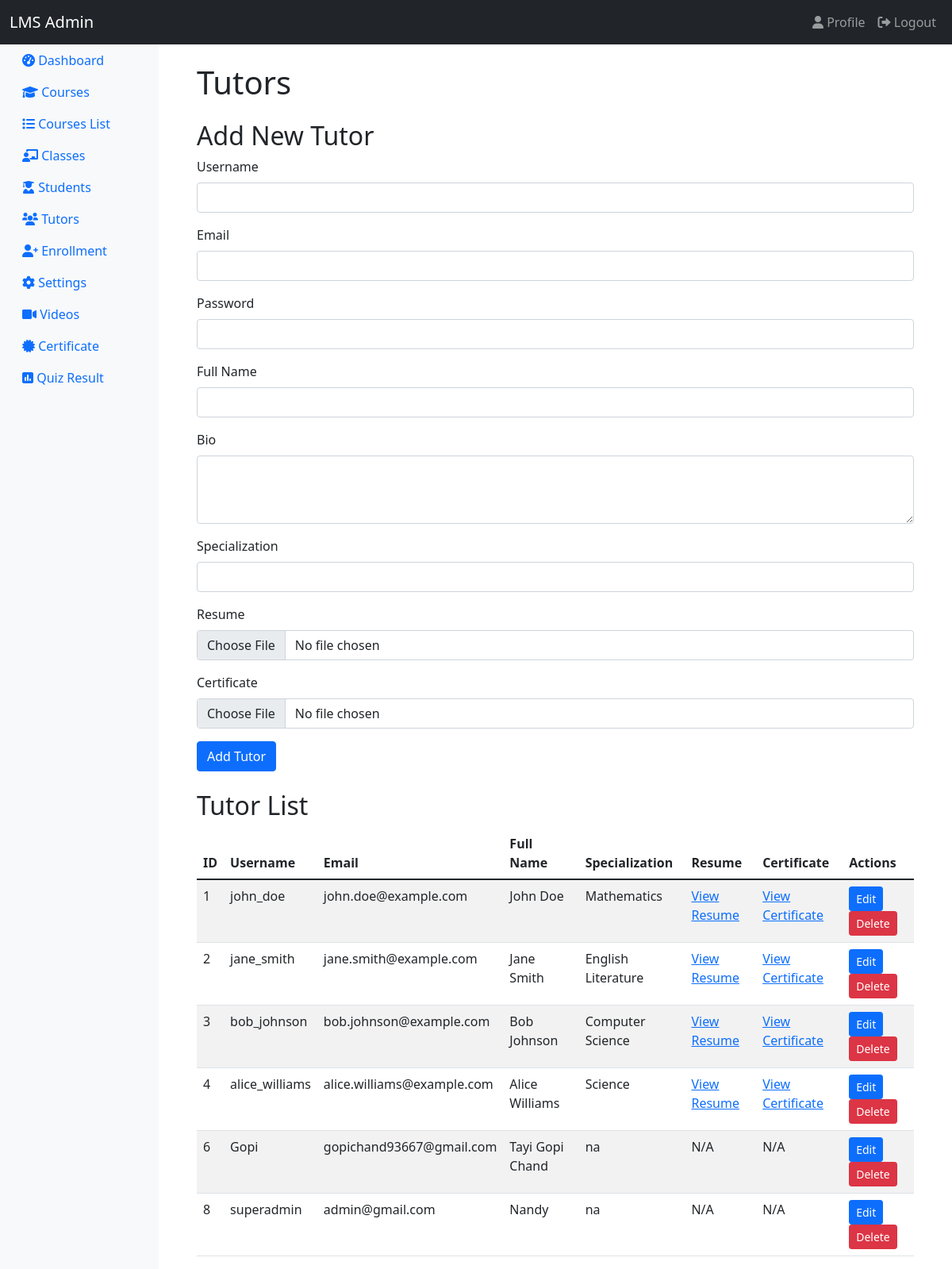
The app's page /admin/users.php (signed in) with its own data.
### tables this page shows
CREATE TABLE `tutors` (
  `id` int(11) NOT NULL,
  `username` varchar(50) NOT NULL,
  `email` varchar(100) NOT NULL,
  `password` varchar(255) NOT NULL,
  `role` enum('instructor') NOT NULL DEFAULT 'instructor',
  `full_name` varchar(100) NOT NULL,
  `bio` text DEFAULT NULL,
  `specialization` varchar(100) DEFAULT NULL,
  `resume_path` varchar(255) DEFAULT NULL,
  `certificate_path` varchar(255) DEFAULT NULL,
  `created_at` timestamp NOT NULL DEFAULT current_timestamp()
);

### admin/users.php (the view, shortened to what this page needs)
<?php
require_once '../functions.php';
$query = "SELECT * FROM tutors";
$result = mysqli_query($conn, $query);
$tutors = mysqli_fetch_all($result, MYSQLI_ASSOC);
?>
<!DOCTYPE html>
<html lang="en">
<head>
    <link href="https://cdn.jsdelivr.net/npm/bootstrap@5.1.3/dist/css/bootstrap.min.css" rel="stylesheet">
    <link rel="stylesheet" href="https://cdnjs.cloudflare.com/ajax/libs/font-awesome/6.0.0-beta3/css/all.min.css">
</head>
<body>
    <nav class="navbar navbar-expand-lg navbar-dark bg-dark">
        <div class="container-fluid">
            <a class="navbar-brand" href="#">LMS Admin</a>
            <div class="collapse navbar-collapse" id="navbarNav">
                <ul class="navbar-nav ms-auto">
                    <li class="nav-item">
                        <a class="nav-link" href="#"><i class="fas fa-user"></i> Profile</a>
                    </li>
                    <li class="nav-item">
                        <a class="nav-link" href="logout.php"><i class="fas fa-sign-out-alt"></i> Logout</a>
                    </li>
                </ul>
            </div>
        </div>
    </nav>
    <div class="container-fluid">
        <div class="row">
            <?php include 'sidebar.php'; ?>
            <main class="col-md-9 ms-sm-auto col-lg-10 px-md-4">
                <div class="container mt-4">
                    <h1 class="mb-4">Tutors</h1>
                    <h2>Add New Tutor</h2>
                    <form action="" method="post" enctype="multipart/form-data" class="mb-4">
                        <div class="mb-3">
                            <label for="username" class="form-label">Username</label>
                            <input type="text" class="form-control" id="username" name="username" required>
                        </div>
                        <div class="mb-3">
                            <label for="email" class="form-label">Email</label>
                            <input type="email" class="form-control" id="email" name="email" required>
                        </div>
                        <div class="mb-3">
                            <label for="password" class="form-label">Password</label>
                            <input type="password" class="form-control" id="password" name="password" required>
                        </div>
                        <div class="mb-3">
                            <label for="full_name" class="form-label">Full Name</label>
                            <input type="text" class="form-control" id="full_name" name="full_name" required>
                        </div>
                        <div class="mb-3">
                            <label for="bio" class="form-label">Bio</label>
                            <textarea class="form-control" id="bio" name="bio" rows="3"></textarea>
                        </div>
                        <div class="mb-3">
                            <label for="specialization" class="form-label">Specialization</label>
                            <input type="text" class="form-control" id="specialization" name="specialization">
                        </div>
                        <div class="mb-3">
                            <label for="resume" class="form-label">Resume</label>
                            <input type="file" class="form-control" id="resume" name="resume">
                        </div>
                        <div class="mb-3">
                            <label for="certificate" class="form-label">Certificate</label>
                            <input type="file" class="form-control" id="certificate" name="certificate">
                        </div>
                        <button type="submit" name="add_tutor" class="btn btn-primary">Add Tutor</button>
                    </form>
                    <h2>Tutor List</h2>
                    <table class="table table-striped">
                        <thead>
                            <tr>
                                <th>ID</th>
                                <th>Username</th>
                                <th>Email</th>
                                <th>Full Name</th>
                                <th>Specialization</th>
                                <th>Resume</th>
                                <th>Certificate</th>
                                <th>Actions</th>
                            </tr>
                        </thead>
                        <tbody>
                            <?php foreach ($tutors as $tutor): ?>
                            <tr>
                                <td><?php echo htmlspecialchars($tutor['id']); ?></td>
                                <td><?php echo htmlspecialchars($tutor['username']); ?></td>
                                <td><?php echo htmlspecialchars($tutor['email']); ?></td>
                                <td><?php echo htmlspecialchars($tutor['full_name'] ?? 'N/A'); ?></td>
                                <td><?php echo htmlspecialchars($tutor['specialization'] ?? 'N/A'); ?></td>
                                <td>
                                    <?php if (!empty($tutor['resume_path'])): ?>
                                        <a href="<?php echo $tutor['resume_path']; ?>" target="_blank">View Resume</a>
                                    <?php else: ?>
                                        N/A
                                    <?php endif; ?>
                                </td>
                                <td>
                                    <?php if (!empty($tutor['certificate_path'])): ?>
                                        <a href="<?php echo $tutor['certificate_path']; ?>" target="_blank">View Certificate</a>
                                    <?php else: ?>
                                        N/A
                                    <?php endif; ?>
                                </td>
                                <td>
                                    <button type="button" class="btn btn-sm btn-primary" data-bs-toggle="modal" data-bs-target="#editTutor<?php echo $tutor['id']; ?>">
                                        Edit
                                    </button>
                                    <form action="" method="post" class="d-inline">
                                        <button type="submit" name="delete_tutor" class="btn btn-sm btn-danger" onclick="return confirm('Are you sure you want to delete this tutor?')">Delete</button>
                                    </form>
                                </td>
                            </tr>
                            <?php endforeach; ?>
                        </tbody>
                    </table>
                </div>
            </main>
        </div>
    </div>
</body>
</html>

### records on screen
tutors: id "1", username "john_doe", email "john.doe@example.com", full_name "John Doe", specialization "Mathematics"
tutors: id "2", username "jane_smith", email "jane.smith@example.com", full_name "Jane Smith", specialization "English Literature"
tutors: id "3", username "bob_johnson", email "bob.johnson@example.com", full_name "Bob Johnson", specialization "Computer Science"
tutors: id "4", username "alice_williams", email "alice.williams@example.com", full_name "Alice Williams", specialization "Science"
tutors: id "6", username "Gopi", email "gopichand93667@gmail.com", full_name "Tayi Gopi Chand", specialization "na", resume_path "N/A", certificate_path "N/A"
tutors: id "8", username "superadmin", email "admin@gmail.com", full_name "Nandy", specialization "na", resume_path "N/A", certificate_path "N/A"
